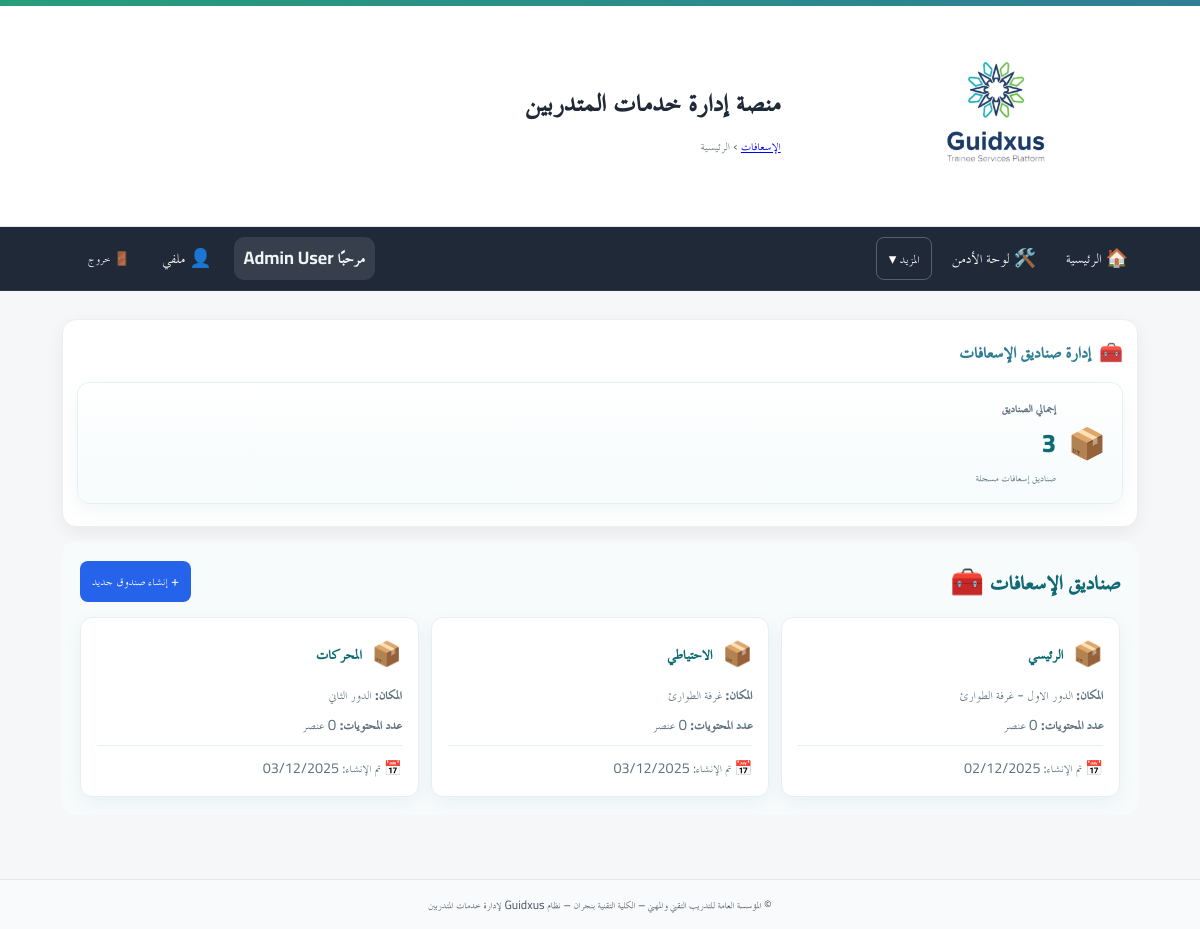
The app's page /first-aid/ (signed in) with its own data.
### app/models.py (models this page shows)
class User(Base):
    __tablename__ = "users"
    id = Column(Integer, primary_key=True, autoincrement=True)
    full_name = Column(String(255), nullable=False)
    username = Column(String(100), unique=True, nullable=False, index=True)
    password_hash = Column(String(255), nullable=False)
    is_admin = Column(Boolean, default=False, nullable=False)   # سوبر أدمن (صلاحيات كاملة)
    is_college_admin = Column(Boolean, default=False, nullable=False)  # أدمن كلية (صلاحيات في نطاق كلية واحدة)
    college_admin_college = Column(String(255), nullable=True)  # الكلية التي يديرها أدمن الكلية
    is_hod = Column(Boolean, default=False, nullable=False)      # رئيس قسم؟
    is_doc = Column(Boolean, default=False, nullable=False)      # 👈 طبيب الكلية (جديد)
    hod_college = Column(String(255), nullable=True)             # كلية رئيس القسم (إن وُجد)
    is_active = Column(Boolean, default=True, nullable=False)
    must_change_password = Column(Boolean, default=True, nullable=False)  # يجب تغيير كلمة المرور عند أول دخول
    created_at = Column(DateTime, server_default=func.now(), nullable=False)
    updated_at = Column(DateTime, onupdate=func.now())
    headed_departments = relationship(
        "Department",
        back_populates="head_user",
        foreign_keys="Department.head_user_id",
        lazy="selectin",
    )

class FirstAidBox(Base):
    __tablename__ = "first_aid_boxes"
    id = Column(Integer, primary_key=True, index=True)
    box_name = Column(String(255), nullable=False)  # اسم الصندوق (مثلاً: "صندوق العيادة")
    location = Column(String(255), nullable=False)  # مكان الصندوق
    created_by_user_id = Column(Integer, ForeignKey("users.id"), nullable=False)
    created_at = Column(DateTime, server_default=func.now(), nullable=False)
    updated_at = Column(DateTime, server_default=func.now(), onupdate=func.now(), nullable=False)
    items = relationship("FirstAidBoxItem", back_populates="box", cascade="all, delete-orphan")
    created_by = relationship("User", foreign_keys=[created_by_user_id])
    __table_args__ = (
        Index("idx_first_aid_box_location", "location"),
    )

### app/routers/first_aid.py (the view)
@router.get("/", include_in_schema=False)
def fa_index(request: Request, user=Depends(require_doc), db: Session = Depends(get_db)):
    boxes = db.query(FirstAidBox).all()
    return templates.TemplateResponse("first_aid/index.html", {
        "request": request,
        "boxes": boxes,
        "box_count": len(boxes)
    })

### app/templates/first_aid/index.html (shortened to what this page needs)
{% extends "base.html" %}
{% block breadcrumb %}
  <a href="/first-aid/">الإسعافات</a> › <span>الرئيسية</span>
{% endblock %}
{% block content %}
<section class="card card-prestige">
  <div class="card-head">
    <div class="card-icon">🧰</div>
    <h3>إدارة صناديق الإسعافات</h3>
  </div>
  <div class="kpi-grid">
    <div class="kpi-card">
      <div class="icon">📦</div>
      <div class="kpi-meta">
        <div class="kpi-label">إجمالي الصناديق</div>
        <div class="kpi-value">{{ box_count }}</div>
        <div class="kpi-sub">صناديق إسعافات مسجلة</div>
      </div>
    </div>
  </div>
</section>
<section class="section">
  <div class="section-header">
    <h2 class="section-title">صناديق الإسعافات 🧰</h2>
    <a href="/first-aid/boxes/create">+ إنشاء صندوق جديد</a>
  </div>
  {% if boxes %}
    <div class="boxes-list">
      {% for box in boxes %}
      <a href="/first-aid/boxes/{{ box.id }}" class="box-card">
        <div class="box-card-header">
          <div class="box-card-icon">📦</div>
          <div class="box-card-title">{{ box.box_name }}</div>
        </div>
        <div style="color: #5f7280; font-size: 0.95rem; line-height: 1.4;">
          <p style="margin: 0 0 8px 0;">
            <strong>المكان:</strong> {{ box.location }}
          </p>
          <p style="margin: 0;">
            <strong>عدد المحتويات:</strong> {{ box.items|length }} عنصر
          </p>
        </div>
        <div class="box-card-info">
          <span>📅 تم الإنشاء: {{ box.created_at.strftime('%d/%m/%Y') }}</span>
        </div>
      </a>
      {% endfor %}
    </div>
  {% endif %}
</section>
{% endblock %}

### app/templates/base.html (shortened to what this page needs)
<!doctype html>
<html lang="ar" dir="rtl">
<head>
  <link rel="stylesheet" href="/static/css/app.css">
  <link rel="stylesheet" href="/static/css/custom.css">
</head>
<body>
  <header class="site-header">
    <div class="topband"></div>
    <div class="header-inner">
      {% if ui_logo_url %}
        <img src="{{ ui_logo_url }}" alt="{{ app_name or 'Logo' }}" class="logo">
      {% else %}
        <img src="/static/images/logo.jpg" alt="{{ app_name or 'Logo' }}" class="logo">
      {% endif %}
      <div class="titles">
        <h1 class="site-title">{{ app_name or "منصة إدارة خدمات المتدربين" }}</h1>
        <div class="breadcrumb">{% block breadcrumb %}{% endblock %}</div>
      </div>
    </div>
  </header>
  <nav class="main-nav">
    <div class="nav-inner">
      <a href="/">🏠 الرئيسية</a>
      {% set cu = request.session.get('user') %}
      {% set display_name = (cu.get('full_name') if cu and cu.get('full_name') else (cu.get('username') if cu and cu.get('username') else 'مستخدم')) %}
      {% if cu %}
        {% if cu.get('is_admin') %}
          <a href="/admin/">🛠️ لوحة الأدمن</a>
          <div class="nav-more">
            <button type="button">المزيد ▾</button>
          </div>
        {% endif %}
        <div class="navbar-right">
          <span class="greeting">مرحبًا {{ display_name }}</span>
          <a href="/profile/" class="btn-link" title="ملفي الشخصي">👤 ملفي</a>
          <form method="post" action="/auth/logout" style="margin:0;">
            <button class="btn-link btn-logout" title="تسجيل الخروج">🚪 خروج</button>
          </form>
        </div>
      {% else %}
        <div class="nav-spacer"></div>
        <a href="/auth/login">🔐 تسجيل الدخول</a>
      {% endif %}
    </div>
  </nav>
  <main class="container">
    {% block content %}{% endblock %}
  </main>
  <footer class="site-footer">
    <div class="container">
      <small>
        {{ ui_footer or "© المؤسسة العامة للتدريب التقني والمهني – الكلية التقنية بنجران – نظام Guidxus لإدارة خدمات المتدربين" }}
      </small>
    </div>
  </footer>
</body>
</html>

### app/static/css/app.css (style rules this page uses)
:root { --tvtc-green-1:#7EC6A4; --tvtc-green-2:#289D7B; --tvtc-blue-1:#6BB6C8; --tvtc-blue-2:#2F7E96; --tvtc-gray-1:#F5F7F8; --tvtc-gray-2:#E5E7EA; --tvtc-gray-3:#6B7280; --tvtc-black:#1F2937; --tvtc-ivory:#FAFAF7; }
* { box-sizing:border-box; font-family:"Cairo","TraditionalArabicCustom","MajallaCustom","Noto Kufi Arabic","Segoe UI",Arial,sans-serif; }
body { margin:0; background:linear-gradient(180deg,var(--tvtc-ivory),#fff 220px,var(--tvtc-gray-1) 221px); color:var(--tvtc-black); font-size:18px; line-height:1.7; }
.container { max-width:1100px; margin-inline:auto; padding:16px; }
.site-header { background:#fff; border-bottom:1px solid var(--tvtc-gray-2); }
.header-inner { display:flex; align-items:center; gap:16px; padding-block:12px; }
.logo { height:56px; width:auto; filter: drop-shadow(0 1px 0 rgba(0,0,0,.05)); }
.site-title { margin:0; color:var(--tvtc-blue-2); font-weight:700; letter-spacing:.3px; }
.breadcrumb { color:var(--tvtc-gray-3); font-size:.9rem; }
.topband { height:6px; background:linear-gradient(90deg,var(--tvtc-green-2),var(--tvtc-blue-2)); }
.site-footer { margin-top:40px; background:#fff; border-top:1px solid var(--tvtc-gray-2); padding:16px; color:var(--tvtc-gray-3); text-align:center; }
.card { background:#fff; border:1px solid var(--tvtc-gray-2); border-radius:12px; padding:16px; margin-block:12px; box-shadow:0 2px 6px rgba(0,0,0,.04); }
.card-prestige { border:1px solid rgba(31,41,55,.06); border-top:0; box-shadow:0 6px 18px rgba(0,0,0,.06); position:relative; overflow:hidden; }
.card-head { display:flex; align-items:center; gap:10px; margin-bottom:8px; }
.card-head h3 { margin:0; font-weight:800; color:var(--tvtc-blue-2); }
.card-icon { font-size:1.1rem; opacity:.9; }
.kpi-grid { grid-template-columns:repeat(3,1fr); gap:16px; margin-bottom:8px; }
.kpi-value { font-size:1.6rem; font-weight:800; color:var(--tvtc-blue-2); }
.kpi-card { background:#fff; border:1px solid var(--tvtc-gray-2); border-radius:12px; padding:16px; box-shadow:0 6px 18px rgba(0,0,0,.06); }
.kpi-label { color:var(--tvtc-gray-3); font-size:.95rem; }
.main-nav { background: #1f2937; color: #fff; border-bottom: 1px solid rgba(255,255,255,.06); }
.main-nav .nav-inner { display: flex; gap: 10px; align-items: center; padding: 10px 12px; max-width: 1100px; margin: 0 auto; }
.main-nav a { color:#fff; text-decoration:none; padding:6px 10px; border-radius:8px; }
.main-nav form { margin-inline-start: auto; }
.btn-link { background: transparent; color: #fff; border: 0; cursor: pointer; padding: 6px 10px; border-radius: 8px; }

### app/static/css/custom.css (style rules this page uses)
.nav-inner a { display: inline-flex; align-items: center; gap: 6px; color: #fff; text-decoration: none; padding: 6px 10px; border-radius: 8px; }
.nav-inner .btn-link { display: inline-flex; align-items: center; gap: 6px; background: transparent; color: #fff; border: 0; cursor: pointer; padding: 6px 10px; border-radius: 8px; }
.navbar-right { display: flex; align-items: center; gap: 12px; }
.greeting { font-weight: 700; color: #f0f5f6; background: rgba(255, 255, 255, 0.10); padding: 6px 10px; border-radius: 10px; }
.btn-logout { margin-left: 40px; }
.btn-logout { margin-left: 16px; }
.nav-more { position: relative; }
.nav-more > button { background: transparent; border: 1px solid rgba(255, 255, 255, 0.25); color: #fff; padding: 6px 12px; border-radius: 8px; cursor: pointer; font-size: 0.95rem; display: inline-flex; align-items: center; gap: 6px; }
.card { background: #fff; border: 1px solid #eee; border-radius: 14px; padding: 14px; margin-bottom: 12px; }
.card-head { display: flex; align-items: center; gap: 8px; margin-bottom: 10px; }
.card-icon { font-size: 1.2rem; }
.site-footer { background: #f9fafb; padding: 12px 0; text-align: center; font-size: .9rem; color: #4b5563; }

### records on screen
User: full_name "Admin User"
FirstAidBox: box_name "الرئيسي", location "الدور الاول - غرفة الطوارئ", items|length "0", created_at "02/12/2025"
FirstAidBox: box_name "الاحتياطي", location "غرفة الطوارئ", created_at "03/12/2025"
FirstAidBox: box_name "المحركات", location "الدور الثاني", created_at "03/12/2025"

### other values on screen
{{ app_name or "منصة إدارة خدمات المتدربين" }} "منصة إدارة خدمات المتدربين"
{{ box_count }} "3"
